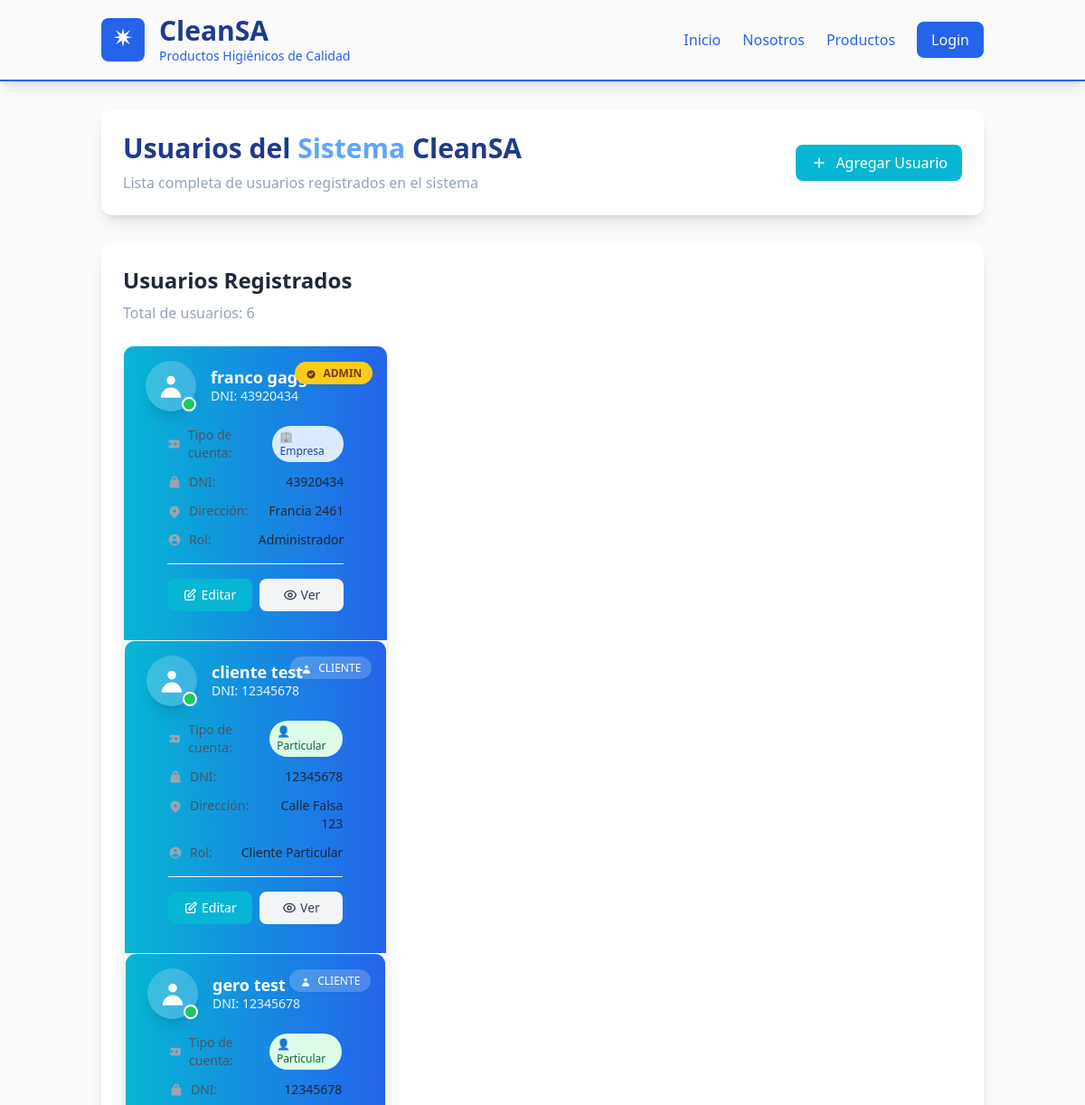
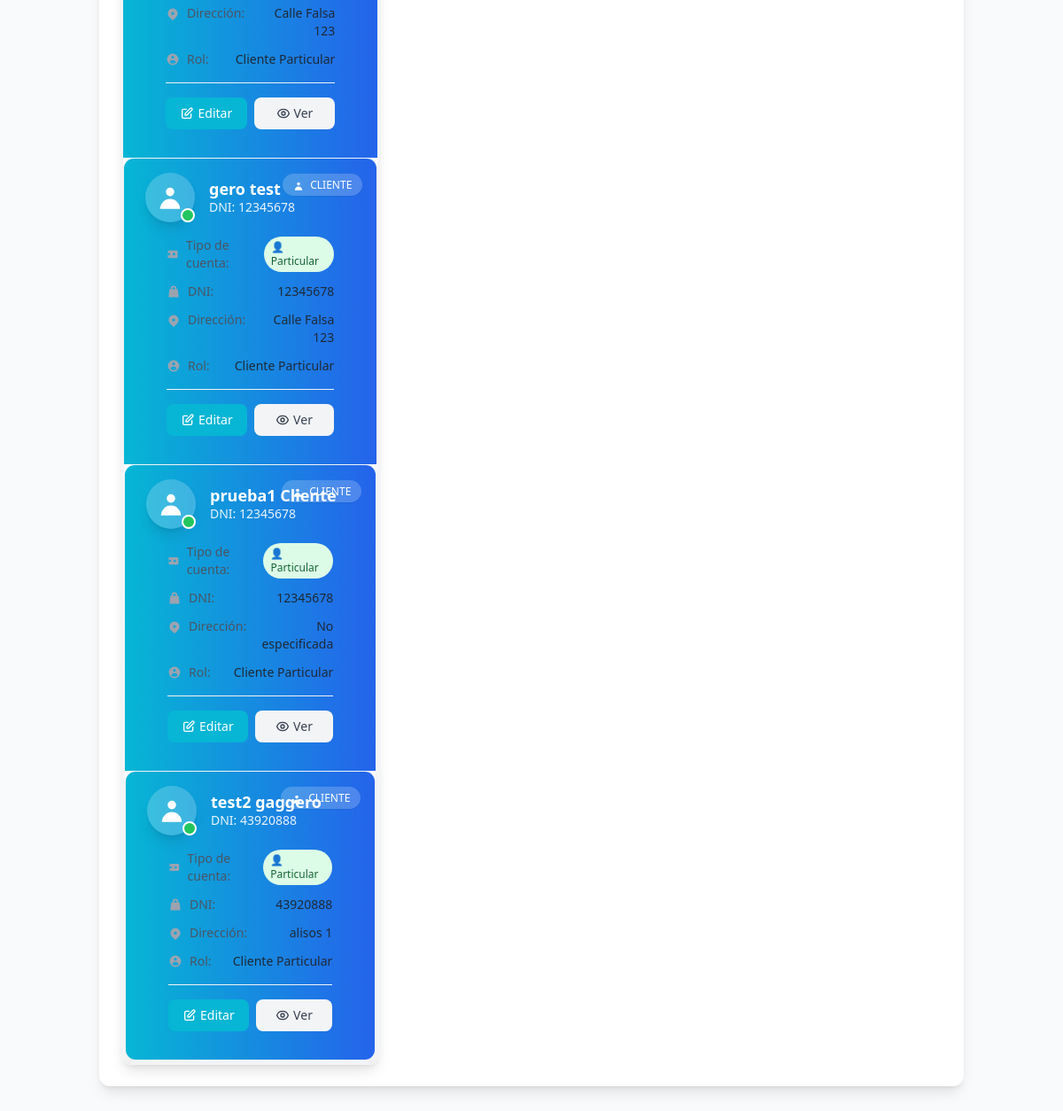
Page /admin/users/ on the earlier database version (2 pictures, top to bottom).
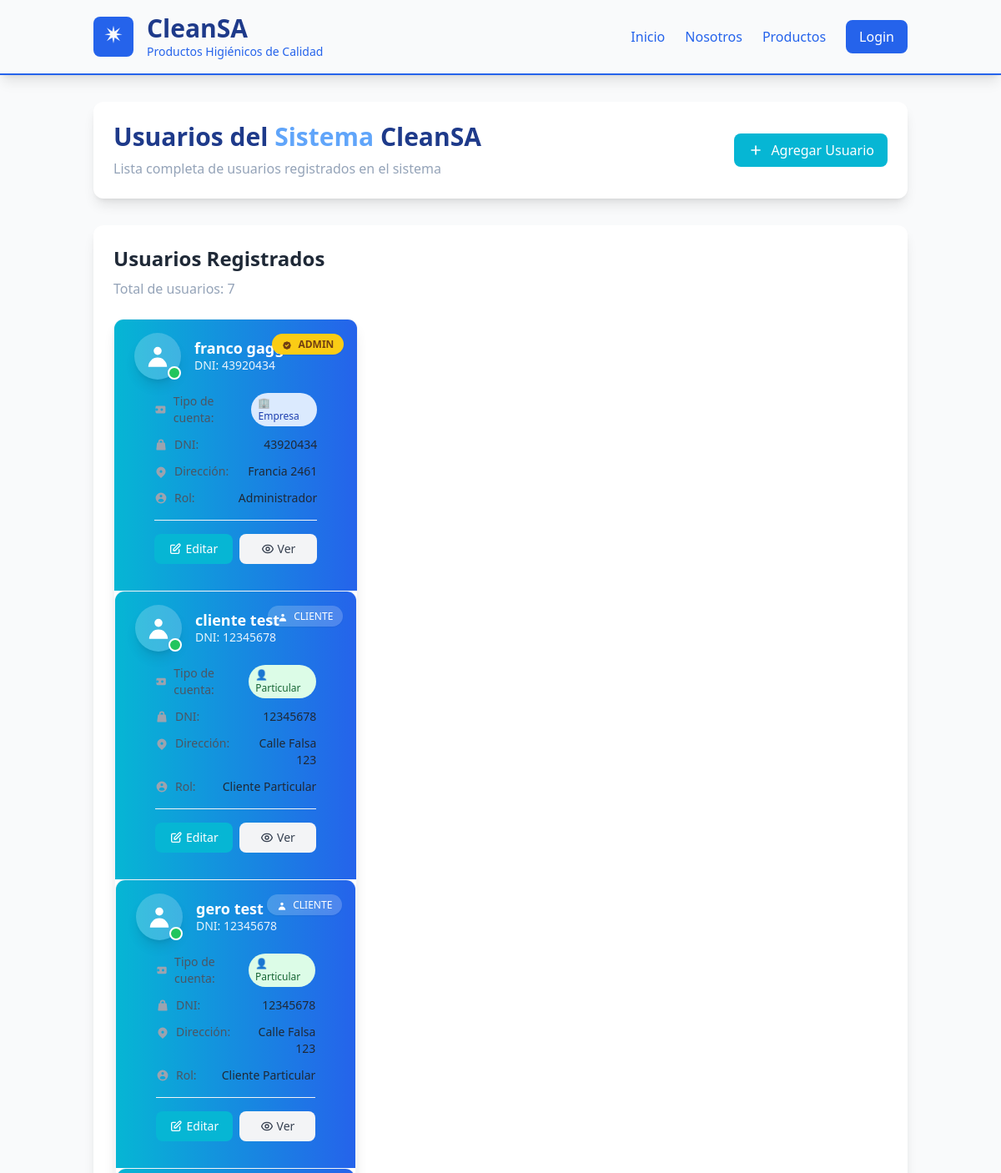
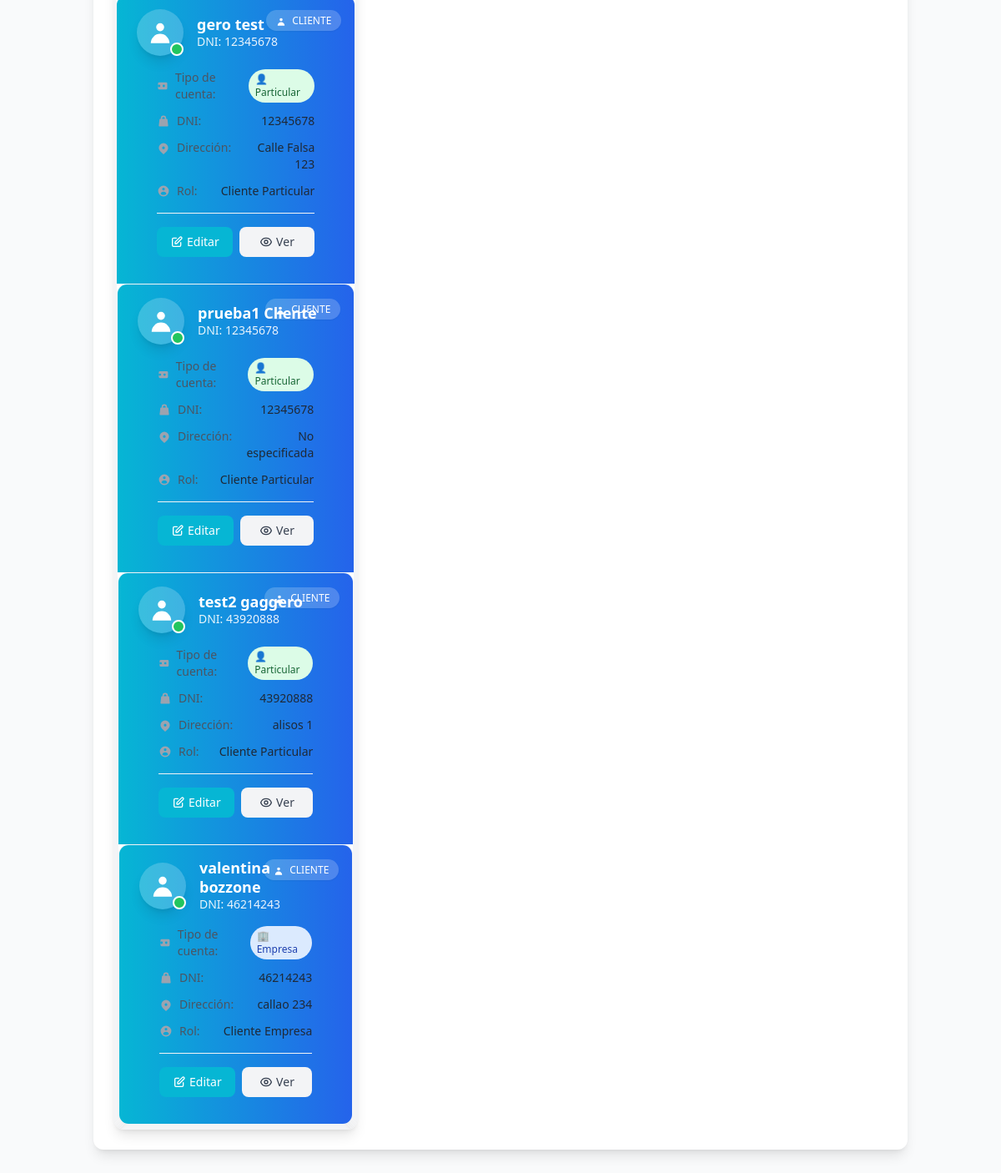
Same page on the later database version (2 pictures, top to bottom).
### models.py (models this page shows, shortened)
class Usuario (database.Model, UserMixin):
    __tablename__ = 'usuarios'
    id = database.Column(database.Integer, primary_key=True)
    nombre = database.Column(database.String(100), nullable=False)
    apellido = database.Column(database.String(100), nullable=False)
    password = database.Column(database.String(200), nullable=False)
    dni = database.Column(database.Integer, nullable=False)
    direccion = database.Column(database.String(100), nullable=False)
    fk_tipousuario = database.Column(database.Integer,database.ForeignKey('tipousuarios.id'), nullable=False)
    tipo = database.Column(database.Boolean, nullable=False)
    tipo_usuario = database.relationship('TipoUsuario', backref='usuarios')
    """"Verificación de tipo de usuario"""
    @property
    def es_admin(self):
        return self.fk_tipousuario == 1
    @property
    def es_empresa(self):
        return self.tipo == True

### app/blueprints/users.py (the view)
@users_bp.route('/')
def index():
    usuarios = Usuario.query.all()
    return render_template('usuarios.html', usuarios=usuarios)

### app/templates/usuarios.html (shortened to what this page needs)
<!DOCTYPE html>
<html lang="es">
<head>
    <script src="https://cdn.tailwindcss.com"></script>
</head>
<body class="bg-smoke-white min-h-screen">
    {% include 'components/nav.html' %}
    <main class="container mx-auto px-6 py-8">
        <div class="bg-white rounded-xl shadow-lg p-6 mb-8">
            <div class="flex flex-col md:flex-row md:items-center md:justify-between">
                <div>
                    <h1 class="text-3xl font-bold text-dark-teal mb-2">Usuarios del <span class="text-light-blue">Sistema</span> CleanSA</h1>
                    <p class="text-soft-gray">Lista completa de usuarios registrados en el sistema</p>
                </div>
                <div class="mt-4 md:mt-0">
                    <a href="{{ url_for('users.add_user') }}" class="bg-light-teal hover:bg-pro-blue text-white font-medium py-2 px-4 rounded-lg transition-colors duration-200 flex items-center">
                        <svg class="w-5 h-5 mr-2" fill="none" stroke="currentColor" viewBox="0 0 24 24">
                            <path stroke-linecap="round" stroke-linejoin="round" stroke-width="2" d="M12 6v6m0 0v6m0-6h6m-6 0H6"/>
                        </svg>
                        Agregar Usuario
                    </a>
                </div>
            </div>
        </div>
        <div class="bg-white rounded-xl shadow-lg p-6">
            <div class="mb-6">
                <h2 class="text-2xl font-bold text-gray-800 mb-2">Usuarios Registrados</h2>
                <p class="text-soft-gray">Total de usuarios: {{ usuarios|length if usuarios else 0 }}</p>
            </div>
            {% if usuarios and usuarios|length > 0 %}
                <div class="grid grid-cols-1 md:grid-cols-2 lg:grid-cols-3 gap-6">
                    {% for usuario in usuarios %}
                        {% include 'components/usuario.html' %}
                    {% endfor %}
                </div>
            {% endif %}
        </div>
    </main>
</body>
</html>

### app/templates/components/usuario.html (shortened to what the changed rows need)
<div class="w-full bg-white rounded-xl shadow-lg hover:shadow-xl transition-all duration-300 border border-gray-100 overflow-hidden group h-full flex flex-col">
    <div class="bg-gradient-to-r from-light-teal to-pro-blue px-6 py-4 relative">
        <div class="flex items-center">
            <div class="relative">
                <div class="w-14 h-14 rounded-full bg-white bg-opacity-20 border-3 border-white shadow-lg flex items-center justify-center">
                    <svg class="w-8 h-8 text-white" fill="currentColor" viewBox="0 0 20 20">
                        <path fill-rule="evenodd" d="M10 9a3 3 0 100-6 3 3 0 000 6zm-7 9a7 7 0 1114 0H3z" clip-rule="evenodd"/>
                    </svg>
                </div>
                <div class="absolute bottom-0 right-0 w-4 h-4 bg-warm-green rounded-full border-2 border-white"></div>
            </div>
            <div class="ml-4 flex-1">
                <h3 class="text-lg font-bold text-white leading-tight">{{ usuario.nombre }} {{ usuario.apellido }}</h3>
                <p class="text-white text-sm opacity-90">DNI: {{ usuario.dni }}</p>
            </div>
        </div>
        <div class="absolute top-4 right-4">
            {% if usuario.es_admin %}
                <span class="bg-yellow-400 text-yellow-900 px-3 py-1 rounded-full text-xs font-bold shadow-sm">
                    ADMIN
                </span>
            {% else %}
                <span class="bg-white bg-opacity-20 text-white px-3 py-1 rounded-full text-xs font-medium shadow-sm backdrop-blur-sm">
                    <svg class="w-3 h-3 inline mr-1" fill="currentColor" viewBox="0 0 20 20">
                        <path fill-rule="evenodd" d="M10 9a3 3 0 100-6 3 3 0 000 6zm-7 9a7 7 0 1114 0H3z" clip-rule="evenodd"/>
                    </svg>
                    CLIENTE
                </span>
            {% endif %}
    </div>
    <div class="px-6 py-4 flex-1 flex flex-col">
        <div class="space-y-3 mb-4 flex-1">
            <div class="flex items-center justify-between">
                <div class="flex items-center">
                    <svg class="w-4 h-4 text-gray-400 mr-2" fill="currentColor" viewBox="0 0 20 20">
                        <path fill-rule="evenodd" d="M4 4a2 2 0 00-2 2v8a2 2 0 002 2h12a2 2 0 002-2V6a2 2 0 00-2-2H4zm2 6a2 2 0 11-4 0 2 2 0 014 0zm8 0a2 2 0 11-4 0 2 2 0 014 0z" clip-rule="evenodd"/>
                    </svg>
                    <span class="text-sm text-gray-600">Tipo de cuenta:</span>
                </div>
                {% if usuario.es_empresa %}
                    <span class="bg-blue-100 text-blue-800 px-2 py-1 rounded-full text-xs font-medium">
                        🏢 Empresa
                    </span>
                {% else %}
                    <span class="bg-green-100 text-green-800 px-2 py-1 rounded-full text-xs font-medium">
                        👤 Particular
                    </span>
                {% endif %}
            </div>
            <div class="flex items-center justify-between">
                <div class="flex items-center">
                    <svg class="w-4 h-4 text-gray-400 mr-2" fill="currentColor" viewBox="0 0 20 20">
                        <path fill-rule="evenodd" d="M10 2a4 4 0 00-4 4v1H5a1 1 0 00-.994.89l-1 9A1 1 0 004 18h12a1 1 0 00.994-1.11l-1-9A1 1 0 0015 7h-1V6a4 4 0 00-4-4zM8 6a2 2 0 114 0v1H8V6z" clip-rule="evenodd"/>
                    </svg>
                    <span class="text-sm text-gray-600">DNI:</span>
                </div>
                <span class="text-sm font-medium text-gray-800">{{ usuario.dni }}</span>
            </div>
            <div class="flex items-start justify-between">
                <div class="flex items-center">
                    <svg class="w-4 h-4 text-gray-400 mr-2 mt-0.5" fill="currentColor" viewBox="0 0 20 20">
                        <path fill-rule="evenodd" d="M5.05 4.05a7 7 0 119.9 9.9L10 18.9l-4.95-4.95a7 7 0 010-9.9zM10 11a2 2 0 100-4 2 2 0 000 4z" clip-rule="evenodd"/>
                    </svg>
                    <span class="text-sm text-gray-600">Dirección:</span>
                </div>
                <span class="text-sm font-medium text-gray-800 text-right flex-1 ml-2">{{ usuario.direccion }}</span>
            </div>
            <div class="flex items-center justify-between">
                <div class="flex items-center">
                    <svg class="w-4 h-4 text-gray-400 mr-2" fill="currentColor" viewBox="0 0 20 20">
                        <path fill-rule="evenodd" d="M18 10a8 8 0 11-16 0 8 8 0 0116 0zm-6-3a2 2 0 11-4 0 2 2 0 014 0zm-2 4a5 5 0 00-4.546 2.916A5.986 5.986 0 0010 16a5.986 5.986 0 004.546-2.084A5 5 0 0010 11z" clip-rule="evenodd"/>
                    </svg>
                    <span class="text-sm text-gray-600">Rol:</span>
                </div>
                <span class="text-sm font-medium text-gray-800">
                    {% if usuario.es_admin %}
                        Administrador
                    {% elif usuario.es_empresa %}
                        Cliente Empresa
                    {% else %}
                        Cliente Particular
                    {% endif %}
                </span>
            </div>
        </div>
        <div class="flex gap-2 pt-4 border-t border-gray-100">
            <a href="{{ url_for('users.edit_user', user_id=usuario.id) }}" class="flex-1 bg-light-teal hover:bg-pro-blue text-white font-medium py-2 px-4 rounded-lg transition-colors duration-200 text-sm flex items-center justify-center">
                <svg class="w-4 h-4 mr-1" fill="none" stroke="currentColor" viewBox="0 0 24 24">
                    <path stroke-linecap="round" stroke-linejoin="round" stroke-width="2" d="M11 5H6a2 2 0 00-2 2v11a2 2 0 002 2h11a2 2 0 002-2v-5m-1.414-9.414a2 2 0 112.828 2.828L11.828 15H9v-2.828l8.586-8.586z"/>
                </svg>
                Editar
            </a>
            <a href="{{ url_for('users.view_user', user_id=usuario.id) }}" class="flex-1 bg-gray-100 hover:bg-gray-200 text-gray-700 font-medium py-2 px-4 rounded-lg transition-colors duration-200 text-sm flex items-center justify-center">
                Ver
            </a>
        </div>
    </div>
</div>

Differences in the rows shown:
added Usuario: nombre "valentina", apellido "bozzone", dni "46214243", shows "CLIENTE", tipo "🏢 Empresa", direccion "callao 234"
Other differences:
{{ usuarios|length if usuarios else 0 }}: "6" → "7"
